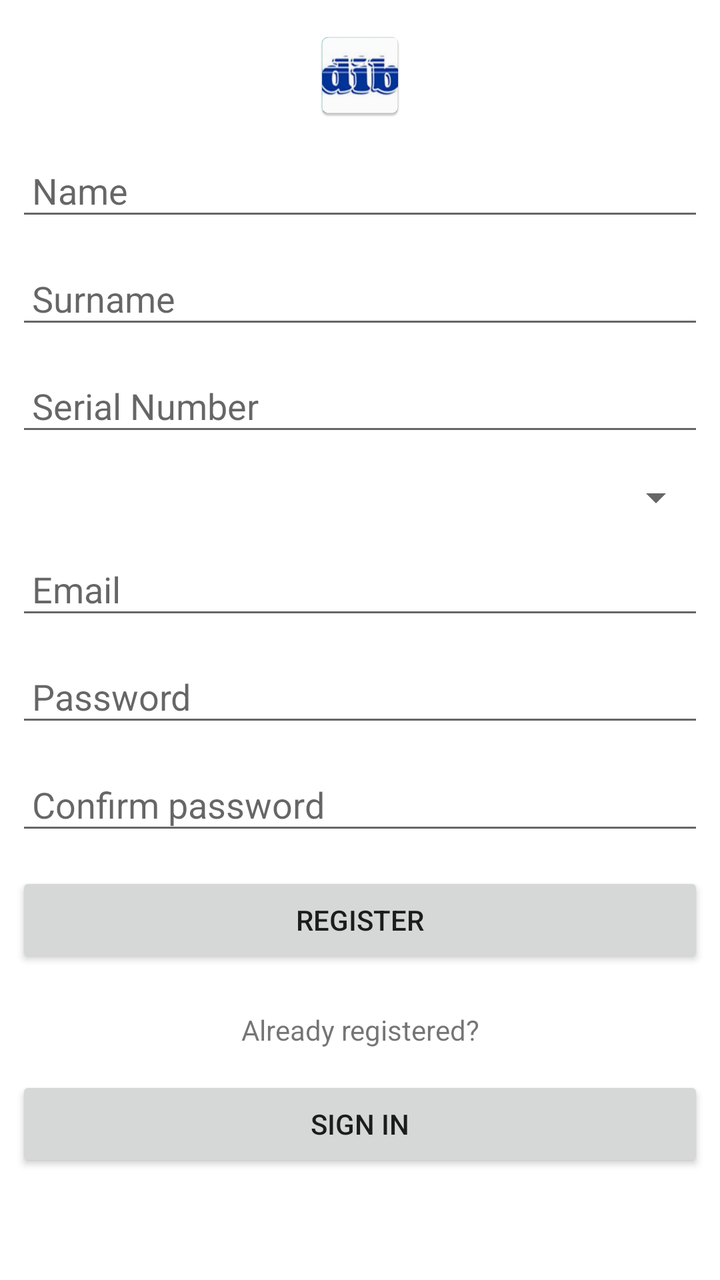
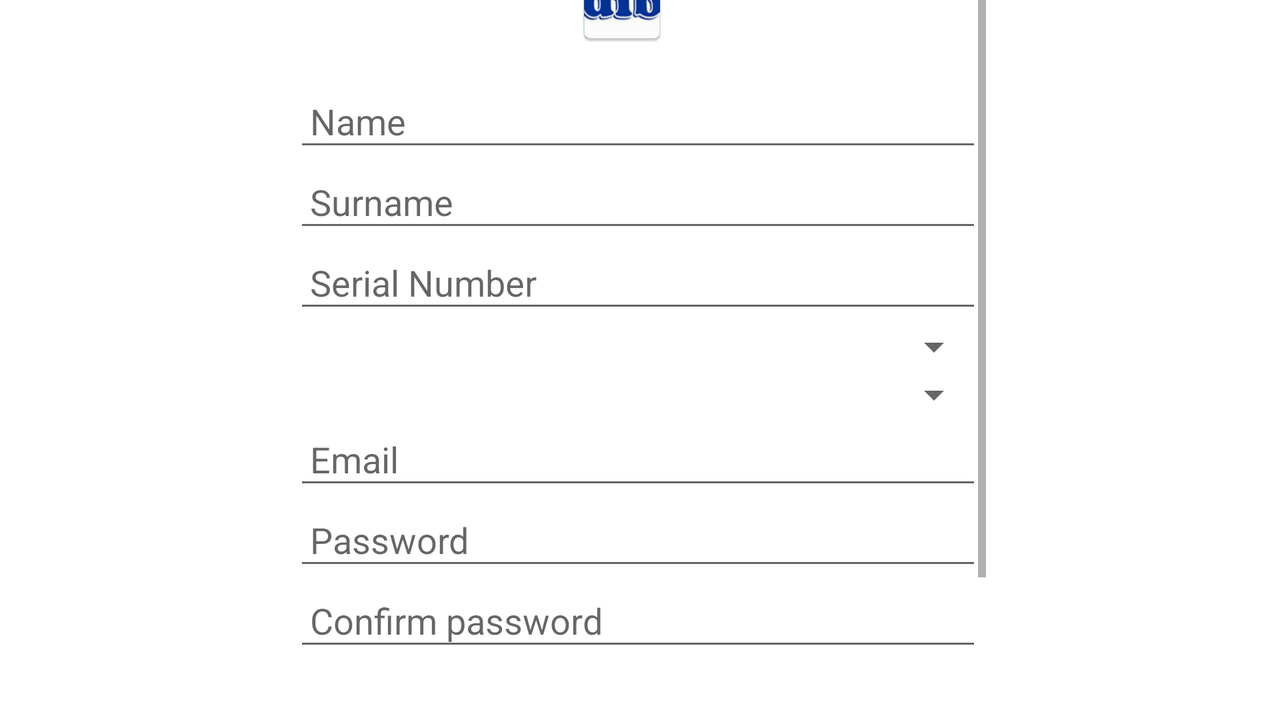

First picture: res/layout/ on a phone held upright. Second picture: the repository's own variant of that layout, on a device whose configuration matches the variant's folder. Source for both follows.
<!-- AndroidManifest.xml: application theme AppTheme.NoActionBar -->
<!-- res/layout/activity_register.xml -->
<?xml version="1.0" encoding="utf-8"?>
<androidx.constraintlayout.widget.ConstraintLayout xmlns:android="http://schemas.android.com/apk/res/android"
    xmlns:app="http://schemas.android.com/apk/res-auto"
    xmlns:tools="http://schemas.android.com/tools"
    android:layout_width="match_parent"
    android:layout_height="match_parent"
    tools:context=".RegisterActivity">

    <EditText
        android:id="@+id/name"
        android:layout_width="344dp"
        android:layout_height="wrap_content"

        android:layout_marginStart="8dp"
        android:layout_marginEnd="8dp"
        android:autofillHints="@string/namePromptHint"
        android:hint="@string/namePromptHint"
        android:imeOptions="actionDone"
        android:includeFontPadding="true"
        android:inputType="textPersonName"
        android:padding="@dimen/textDefaultPadding"
        android:selectAllOnFocus="true"
        app:layout_constraintBottom_toTopOf="@+id/surname"
        app:layout_constraintEnd_toEndOf="parent"
        app:layout_constraintStart_toStartOf="parent"
        app:layout_constraintTop_toBottomOf="@id/logo"
        tools:targetApi="o" />

    <EditText
        android:id="@+id/surname"
        android:layout_width="344dp"
        android:layout_height="wrap_content"
        android:autofillHints="@string/surnamePromptHint"
        android:hint="@string/surnamePromptHint"
        android:imeOptions="actionDone"
        android:includeFontPadding="true"
        android:inputType="textPersonName"
        android:padding="@dimen/textDefaultPadding"
        android:selectAllOnFocus="true"
        app:layout_constraintBottom_toTopOf="@+id/ssn"
        app:layout_constraintEnd_toEndOf="@+id/name"
        app:layout_constraintHorizontal_bias="0.5"
        app:layout_constraintStart_toStartOf="@+id/name"
        app:layout_constraintTop_toBottomOf="@+id/name"
        tools:targetApi="o" />

    <EditText
        android:id="@+id/ssn"
        android:layout_width="0dp"
        android:layout_height="wrap_content"
        android:autofillHints="@string/ssnPromptHint"
        android:hint="@string/ssnPromptHint"
        android:imeOptions="actionDone"
        android:includeFontPadding="true"
        android:inputType="number"
        android:padding="@dimen/textDefaultPadding"
        android:selectAllOnFocus="true"
        app:layout_constraintBottom_toTopOf="@id/role"
        app:layout_constraintEnd_toEndOf="@id/surname"
        app:layout_constraintStart_toStartOf="@id/surname"
        app:layout_constraintTop_toBottomOf="@id/surname"
        tools:targetApi="o" />

    <Spinner
        android:id="@+id/role"
        android:layout_width="0dp"
        android:layout_height="wrap_content"
        android:spinnerMode="dialog"
        android:prompt="@string/selectRoleText"
        app:layout_constraintBottom_toTopOf="@id/email"
        app:layout_constraintEnd_toEndOf="@+id/ssn"
        app:layout_constraintStart_toStartOf="@+id/ssn"
        app:layout_constraintTop_toBottomOf="@id/ssn" />

    <EditText
        android:id="@+id/email"
        android:layout_width="344dp"
        android:layout_height="wrap_content"
        android:autofillHints="@string/emailPromptHint"
        android:hint="@string/emailPromptHint"
        android:includeFontPadding="true"
        android:inputType="textEmailAddress"
        android:padding="@dimen/textDefaultPadding"
        android:selectAllOnFocus="true"
        app:layout_constraintBottom_toTopOf="@id/password"
        app:layout_constraintEnd_toEndOf="@+id/role"
        app:layout_constraintStart_toStartOf="@+id/role"
        app:layout_constraintTop_toBottomOf="@id/role"
        tools:targetApi="o" />

    <EditText
        android:id="@+id/password"
        android:layout_width="344dp"
        android:layout_height="wrap_content"

        android:autofillHints="@string/passwordPromptHint"
        android:hint="@string/passwordPromptHint"
        android:imeOptions="actionDone"
        android:includeFontPadding="true"
        android:inputType="textPassword"
        android:padding="@dimen/textDefaultPadding"
        android:selectAllOnFocus="true"
        app:layout_constraintBottom_toTopOf="@+id/confirmPassword"
        app:layout_constraintEnd_toEndOf="@+id/email"
        app:layout_constraintHorizontal_bias="0.5"
        app:layout_constraintStart_toStartOf="@+id/email"
        app:layout_constraintTop_toBottomOf="@+id/email"
        tools:targetApi="o" />

    <EditText
        android:id="@+id/confirmPassword"
        android:layout_width="344dp"
        android:layout_height="wrap_content"

        android:autofillHints="@string/confirmPasswordPromptHint"
        android:hint="@string/confirmPasswordPromptHint"
        android:imeOptions="actionDone"
        android:includeFontPadding="true"
        android:inputType="textPassword"
        android:padding="@dimen/textDefaultPadding"
        android:selectAllOnFocus="true"
        app:layout_constraintBottom_toTopOf="@+id/registerButton"
        app:layout_constraintEnd_toEndOf="@+id/password"
        app:layout_constraintHorizontal_bias="0.5"
        app:layout_constraintStart_toStartOf="@+id/password"
        app:layout_constraintTop_toBottomOf="@+id/password"
        tools:targetApi="o" />

    <Button
        android:id="@+id/registerButton"
        android:layout_width="0dp"
        android:layout_height="wrap_content"
        android:layout_marginBottom="8dp"
        android:text="@string/action_register"
        app:layout_constraintBottom_toTopOf="@+id/alreadyRegistered"
        app:layout_constraintEnd_toEndOf="@+id/confirmPassword"
        app:layout_constraintHorizontal_bias="0.5"
        app:layout_constraintStart_toStartOf="@+id/confirmPassword"
        app:layout_constraintTop_toBottomOf="@+id/confirmPassword" />

    <TextView
        android:id="@+id/alreadyRegistered"
        android:layout_width="wrap_content"
        android:layout_height="wrap_content"
        android:text="@string/alreadyRegistered"
        app:layout_constraintBottom_toTopOf="@+id/sign_inButton"
        app:layout_constraintEnd_toEndOf="@+id/registerButton"
        app:layout_constraintHorizontal_bias="0.5"
        app:layout_constraintStart_toStartOf="@+id/registerButton"
        app:layout_constraintTop_toBottomOf="@+id/registerButton" />

    <Button
        android:id="@+id/sign_inButton"
        android:layout_width="0dp"
        android:layout_height="wrap_content"
        android:text="@string/action_sign_in"
        app:layout_constraintBottom_toBottomOf="parent"
        app:layout_constraintEnd_toEndOf="@+id/registerButton"
        app:layout_constraintHorizontal_bias="0.5"
        app:layout_constraintStart_toStartOf="@+id/registerButton"
        app:layout_constraintTop_toBottomOf="@+id/registerButton" />

    <ImageView
        android:id="@+id/logo"
        android:layout_width="wrap_content"
        android:layout_height="wrap_content"
        android:layout_marginStart="8dp"
        android:layout_marginEnd="8dp"
        app:layout_constraintBottom_toTopOf="@id/name"
        app:layout_constraintEnd_toEndOf="parent"
        app:layout_constraintStart_toStartOf="parent"
        app:layout_constraintTop_toTopOf="parent"
        app:srcCompat="@mipmap/dib_logo"
        android:contentDescription="@+string/contentDescriptionLogo" />

</androidx.constraintlayout.widget.ConstraintLayout>
<!-- resources referenced by this layout -->
<resources>
  <dimen name="textDefaultPadding">8dp</dimen>
  <!-- mipmap dib_logo: png bitmap (drawable, 36705 bytes) -->
  <string name="action_register">Register</string>
  <string name="action_sign_in">Sign in</string>
  <string name="alreadyRegistered">Already registered?</string>
  <string name="confirmPasswordPromptHint">Confirm password</string>
  <string name="contentDescriptionLogo">Logo</string>
  <string name="emailPromptHint">Email</string>
  <string name="namePromptHint">Name</string>
  <string name="passwordPromptHint">Password</string>
  <string name="selectRoleText">Role</string>
  <string name="ssnPromptHint">Serial Number</string>
  <string name="surnamePromptHint">Surname</string>
  <style name="AppTheme.NoActionBar">
          <item name="windowActionBar">false</item>
          <item name="windowNoTitle">true</item>
      </style>
</resources>
<!-- res/layout-land/activity_register.xml (the author's variant of the layout above) -->
<!-- drawn on the phone turned sideways -->
<?xml version="1.0" encoding="utf-8"?>
<androidx.constraintlayout.widget.ConstraintLayout xmlns:android="http://schemas.android.com/apk/res/android"
    xmlns:app="http://schemas.android.com/apk/res-auto"
    xmlns:tools="http://schemas.android.com/tools"
    android:layout_width="match_parent"
    android:layout_height="match_parent"
    tools:context=".RegisterActivity">

    <ScrollView
        android:id="@+id/scrollView"
        android:layout_width="346dp"
        android:layout_height="408dp"
        app:layout_constraintBottom_toBottomOf="parent"
        app:layout_constraintEnd_toEndOf="parent"
        app:layout_constraintStart_toStartOf="parent"
        app:layout_constraintTop_toTopOf="parent">

        <LinearLayout
            android:layout_width="match_parent"
            android:layout_height="wrap_content"
            android:orientation="vertical">


            <ImageView
                android:id="@+id/logo"
                android:layout_width="wrap_content"
                android:layout_height="wrap_content"
                android:layout_marginStart="140dp"
                android:contentDescription="@+string/contentDescriptionLogo"
                app:srcCompat="@mipmap/dib_logo"
                tools:layout_editor_absoluteX="43dp"
                tools:layout_editor_absoluteY="16dp" />

            <EditText
                android:id="@+id/name"
                android:layout_width="344dp"
                android:layout_height="wrap_content"
                android:layout_marginTop="16dp"
                android:autofillHints="@string/namePromptHint"
                android:hint="@string/namePromptHint"
                android:imeOptions="actionDone"
                android:includeFontPadding="true"
                android:inputType="textPersonName"
                android:padding="@dimen/textDefaultPadding"
                android:selectAllOnFocus="true"
                app:layout_constraintBottom_toTopOf="@+id/surname"
                app:layout_constraintEnd_toEndOf="parent"
                app:layout_constraintStart_toStartOf="parent"
                app:layout_constraintTop_toBottomOf="@id/logo"
                tools:targetApi="o" />

            <EditText
                android:id="@+id/surname"
                android:layout_width="344dp"
                android:layout_height="wrap_content"
                android:autofillHints="@string/surnamePromptHint"
                android:hint="@string/surnamePromptHint"
                android:imeOptions="actionDone"
                android:includeFontPadding="true"
                android:inputType="textPersonName"
                android:padding="@dimen/textDefaultPadding"
                android:selectAllOnFocus="true"
                app:layout_constraintBottom_toTopOf="@+id/ssn"
                app:layout_constraintEnd_toEndOf="@+id/name"
                app:layout_constraintHorizontal_bias="0.5"
                app:layout_constraintStart_toStartOf="@+id/name"
                app:layout_constraintTop_toBottomOf="@+id/name"
                tools:targetApi="o" />

            <EditText
                android:id="@+id/ssn"
                android:layout_width="344dp"
                android:layout_height="wrap_content"
                android:autofillHints="@string/ssnPromptHint"
                android:hint="@string/ssnPromptHint"
                android:imeOptions="actionDone"
                android:includeFontPadding="true"
                android:inputType="number"
                android:padding="@dimen/textDefaultPadding"
                android:selectAllOnFocus="true"
                app:layout_constraintBottom_toTopOf="@id/degreecourse"
                app:layout_constraintEnd_toEndOf="@id/surname"
                app:layout_constraintStart_toStartOf="@id/surname"
                app:layout_constraintTop_toBottomOf="@id/surname"
                tools:targetApi="o" />

            <Spinner
                android:id="@+id/degreecourse"
                android:layout_width="344dp"
                android:layout_height="wrap_content"
                android:spinnerMode="dialog"
                app:layout_constraintBottom_toTopOf="@id/role"
                app:layout_constraintEnd_toEndOf="@+id/ssn"
                app:layout_constraintStart_toStartOf="@+id/ssn"
                app:layout_constraintTop_toBottomOf="@id/ssn" />

            <Spinner
                android:id="@+id/role"
                android:layout_width="344dp"
                android:layout_height="wrap_content"
                android:spinnerMode="dialog"
                app:layout_constraintBottom_toTopOf="@id/email"
                app:layout_constraintEnd_toEndOf="@id/degreecourse"
                app:layout_constraintStart_toStartOf="@id/degreecourse"
                app:layout_constraintTop_toBottomOf="@id/degreecourse" />

            <EditText
                android:id="@+id/email"
                android:layout_width="344dp"
                android:layout_height="wrap_content"
                android:autofillHints="@string/emailPromptHint"
                android:hint="@string/emailPromptHint"
                android:includeFontPadding="true"
                android:inputType="textEmailAddress"
                android:padding="@dimen/textDefaultPadding"
                android:selectAllOnFocus="true"
                app:layout_constraintBottom_toTopOf="@id/password"
                app:layout_constraintEnd_toEndOf="@id/role"
                app:layout_constraintStart_toStartOf="@id/role"
                app:layout_constraintTop_toBottomOf="@id/role"
                tools:targetApi="o" />

            <EditText
                android:id="@+id/password"
                android:layout_width="344dp"
                android:layout_height="wrap_content"

                android:autofillHints="@string/passwordPromptHint"
                android:hint="@string/passwordPromptHint"
                android:imeOptions="actionDone"
                android:includeFontPadding="true"
                android:inputType="textPassword"
                android:padding="@dimen/textDefaultPadding"
                android:selectAllOnFocus="true"
                app:layout_constraintBottom_toTopOf="@+id/confirmPassword"
                app:layout_constraintEnd_toEndOf="@+id/email"
                app:layout_constraintHorizontal_bias="0.5"
                app:layout_constraintStart_toStartOf="@+id/email"
                app:layout_constraintTop_toBottomOf="@+id/email"
                tools:targetApi="o" />

            <EditText
                android:id="@+id/confirmPassword"
                android:layout_width="344dp"
                android:layout_height="wrap_content"

                android:autofillHints="@string/confirmPasswordPromptHint"
                android:hint="@string/confirmPasswordPromptHint"
                android:imeOptions="actionDone"
                android:includeFontPadding="true"
                android:inputType="textPassword"
                android:padding="@dimen/textDefaultPadding"
                android:selectAllOnFocus="true"
                app:layout_constraintBottom_toTopOf="@+id/registerButton"
                app:layout_constraintEnd_toEndOf="@+id/password"
                app:layout_constraintHorizontal_bias="0.5"
                app:layout_constraintStart_toStartOf="@+id/password"
                app:layout_constraintTop_toBottomOf="@+id/password"
                tools:targetApi="o" />

            <Button
                android:id="@+id/registerButton"
                android:layout_width="200dp"
                android:layout_height="wrap_content"
                android:layout_marginTop="32dp"
                android:layout_marginLeft="72dp"
                android:text="@string/action_register"
                app:layout_constraintBottom_toTopOf="@+id/alreadyRegistered"
                app:layout_constraintEnd_toEndOf="@+id/confirmPassword"
                app:layout_constraintHorizontal_bias="0.5"
                app:layout_constraintStart_toStartOf="@+id/confirmPassword"
                app:layout_constraintTop_toBottomOf="@+id/confirmPassword" />

            <TextView
                android:id="@+id/alreadyRegistered"
                android:layout_width="wrap_content"
                android:layout_height="wrap_content"
                android:layout_marginTop="16dp"
                android:layout_marginLeft="113dp"
                android:text="@string/alreadyRegistered"
                app:layout_constraintBottom_toTopOf="@+id/sign_inButton"
                app:layout_constraintEnd_toEndOf="@+id/registerButton"
                app:layout_constraintHorizontal_bias="0.5"
                app:layout_constraintStart_toStartOf="@+id/registerButton"
                app:layout_constraintTop_toBottomOf="@+id/registerButton" />

            <Button
                android:id="@+id/sign_inButton"
                android:layout_width="200dp"
                android:layout_height="wrap_content"
                android:layout_marginTop="16dp"
                android:layout_marginLeft="72dp"
                android:text="@string/action_sign_in"
                app:layout_constraintBottom_toBottomOf="parent"
                app:layout_constraintEnd_toEndOf="@+id/registerButton"
                app:layout_constraintHorizontal_bias="0.5"
                app:layout_constraintStart_toStartOf="@+id/registerButton"
                app:layout_constraintTop_toBottomOf="@+id/registerButton" />


        </LinearLayout>

    </ScrollView>

</androidx.constraintlayout.widget.ConstraintLayout>
<!-- resources referenced by the variant -->
<!-- as the phone turned sideways resolves them -->
<resources>
  <dimen name="textDefaultPadding">8dp</dimen>
  <!-- mipmap dib_logo: png bitmap (drawable, 36705 bytes) -->
  <string name="action_register">Register</string>
  <string name="action_sign_in">Sign in</string>
  <string name="alreadyRegistered">Already registered?</string>
  <string name="confirmPasswordPromptHint">Confirm password</string>
  <string name="contentDescriptionLogo">Logo</string>
  <string name="emailPromptHint">Email</string>
  <string name="namePromptHint">Name</string>
  <string name="passwordPromptHint">Password</string>
  <string name="ssnPromptHint">Serial Number</string>
  <string name="surnamePromptHint">Surname</string>
  <style name="AppTheme.NoActionBar">
          <item name="windowActionBar">false</item>
          <item name="windowNoTitle">true</item>
      </style>
</resources>
